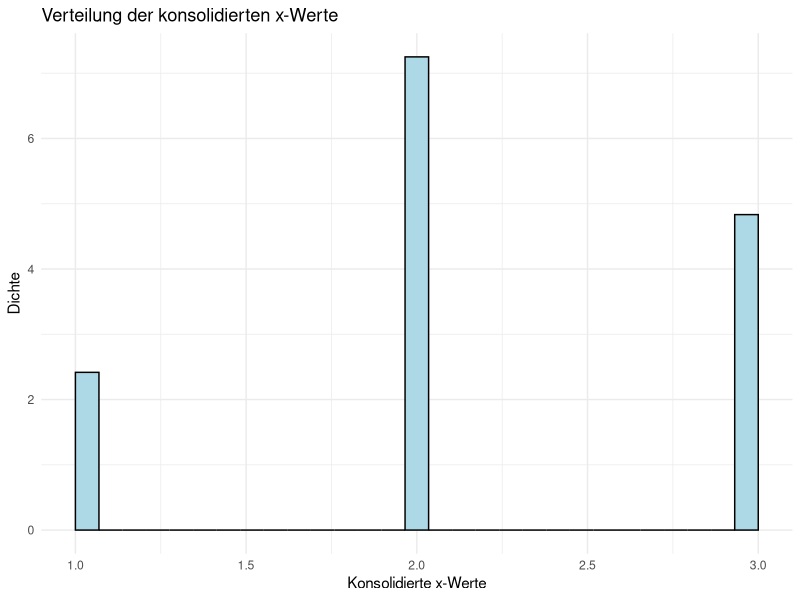

Write R code to recreate this figure.
library(ggplot2)



# Gewichteter Median
gewichteter_median <- function(x, w) {
  # Sortieren der Daten
  o <- order(x)
  sx <- x[o]
  sw <- w[o]
  
  # Berechnen der kumulativen Summe der Gewichte und finden des Indexes, der 50% überschreitet
  cumsum_w <- cumsum(sw)
  idx <- which.max(cumsum_w >= sum(sw)/2)
  
  # Rückgabe des gewichteten Medians
  return(sx[idx])
}

# Definition der Funktion zur Berechnung der Kapazität eines Rechtecks
capacity <- function(rectangle) {
  # Berechnet die Breite und Höhe des Rechtecks.
  width <- abs(rectangle$x2 - rectangle$x1)
  height <- abs(rectangle$y2 - rectangle$y1)
  
  # Berechnet die Fläche.
  area <- width * height
  
  # Das Gewicht ist der Kehrwert der Fläche.
  weight <- 1 / area
  
  return(weight)
}

# Definition der Funktion für das Choquet-Integral
choquet_integral <- function(values, weights) {
  # Sortiert die Werte in abnehmender Reihenfolge.
  order <- order(values, decreasing = TRUE)
  values <- values[order]
  
  # Behält die zugehörigen Gewichte und berechnet die kumulativen Gewichte.
  weights <- weights[order]
  cumulative_weights <- cumsum(weights)
  
  # Fügt eine Null am Anfang der kumulativen Gewichte hinzu.
  cumulative_weights <- c(0, cumulative_weights)
  
  # Berechnet das Choquet-Integral.
  integral <- sum(diff(cumulative_weights) * values)
  
  return(integral)
}

# Erstellt eine Liste von ausgewählten Rechtecken.
rectangles <- list(
  list(x1 = 1, y1 = 1, x2 = 2, y2 = 2),
  list(x1 = 2, y1 = 2, x2 = 3, y2 = 3),
  list(x1 = 2, y1 = 2, x2 = 3, y2 = 3)
  # Fügen Sie weitere Rechtecke hinzu...
)

# Berechnet die Gewichte für jedes Rechteck.
weights <- sapply(rectangles, capacity)

# Normalisiert die Gewichte, so dass sie alle zusammen eins ergeben.
weights <- weights / sum(weights)

# Berechnet das Choquet-Integral für alle x1, x2, y1 und y2 Werte.
x1_integral <- choquet_integral(sapply(rectangles, function(rectangle) rectangle$x1), weights)
x2_integral <- choquet_integral(sapply(rectangles, function(rectangle) rectangle$x2), weights)
y1_integral <- choquet_integral(sapply(rectangles, function(rectangle) rectangle$y1), weights)
y2_integral <- choquet_integral(sapply(rectangles, function(rectangle) rectangle$y2), weights)

# Das "konsolidierte" Rechteck ist nun definiert durch die gewichteten x1, x2, y1 und y2 Werte.
konsolidiertes_rechteck <- list(x1 = x1_integral, y1 = y1_integral, x2 = x2_integral, y2 = y2_integral)

print(konsolidiertes_rechteck)

# Berechnet das Choquet-Integral für alle x1 Werte.
x1_werte <- sapply(rectangles, function(rectangle) rectangle$x1)
x1_integral <- choquet_integral(x1_werte, weights)

# Berechnet die Varianz und den Standardabweichung.
x1_median <- gewichteter_median(x1_werte, weights)
x1_varianz <- sum(weights * (x1_werte - x1_median)^2)
x1_standardabweichung <- sqrt(x1_varianz)

print(x1_varianz)
print(x1_standardabweichung)


######IMPACT und OCCURRENCE ZUSAMMENGEFASST
# Extrahiert alle X- und Y-Koordinaten
x_werte <- c(sapply(rectangles, function(rectangle) c(rectangle$x1, rectangle$x2)))
y_werte <- c(sapply(rectangles, function(rectangle) c(rectangle$y1, rectangle$y2)))

x_werte <- c(sapply(rectangles, function(rectangle) c(rectangle$x1, rectangle$x2)))

# Berechnung der Gewichte für die x-Werte
x_weights <- rep(weights, each = 2)

# Normalisierung der Gewichte, so dass sie zusammen eins ergeben
x_weights <- x_weights / sum(x_weights)

# Berechnung des gewichteten Durchschnitts
x_average <- sum(x_werte * x_weights)

# Berechnung der gewichteten Varianz
x_varianz <- sum(x_weights * (x_werte - x_average)^2)

# Berechnung der Standardabweichung
x_standardabweichung <- sqrt(x_varianz)

print(x_varianz)
print(x_standardabweichung)

# Berechnung des gewichteten Mittelwerts
x_mittelwert <- sum(x_werte * x_weights)

print(x_mittelwert)

# Gewichteter Median
gewichteter_median <- function(x, w) {
  # Sortieren der Daten
  o <- order(x)
  sx <- x[o]
  sw <- w[o]
  
  # Berechnen der kumulativen Summe der Gewichte und finden des Indexes, der 50% überschreitet
  cumsum_w <- cumsum(sw)
  idx <- which.max(cumsum_w >= sum(sw)/2)
  
  # Rückgabe des gewichteten Medians
  return(sx[idx])
}

x_median <- gewichteter_median(x_werte, x_weights)

print(x_median)

# Erstellen Sie einen Dataframe aus den X-Werten und Gewichten
df <- data.frame(x = x_werte, weights = x_weights)

# Erstellen Sie ein gewichtetes Histogramm
ploti <-ggplot(df, aes(x = x)) +
  geom_histogram(aes(y = after_stat(density), weight = weights), bins = 30, fill = "lightblue", color = "black") +
  theme_minimal() +
  labs(x = "Konsolidierte x-Werte", y = "Dichte", title = "Verteilung der konsolidierten x-Werte")

plot (ploti)

# Gewichtete Quantilfunktion
gewichtete_quantile <- function(x, w, probs){
  # Sortieren der Daten
  o <- order(x)
  sx <- x[o]
  sw <- w[o]
  
  # Berechnung der kumulativen Summe der Gewichte
  cumsum_w <- cumsum(sw)
  
  # Suchen der Indizes, die die gewünschten Quantile erreichen
  idx <- sapply(probs, function(p) which.min(abs(cumsum_w - p * sum(sw))))
  
  # Rückgabe der gewichteten Quantile
  return(sx[idx])
}

# Berechnung der gewichteten Quantile
q1 <- gewichtete_quantile(x_werte, x_weights, 0.25)
q3 <- gewichtete_quantile(x_werte, x_weights, 0.75)
min_x <- gewichtete_quantile(x_werte, x_weights, 0)
max_x <- gewichtete_quantile(x_werte, x_weights, 1)

# Berechnung des Interquartilsrange und des Bereichs
iqr <- q3 - q1
range_x <- max_x - min_x

print(paste0("Q1: ", q1))
print(paste0("Q3: ", q3))
print(paste0("Min: ", min_x))
print(paste0("Max: ", max_x))
print(paste0("IQR: ", iqr))
print(paste0("Range: ", range_x))


